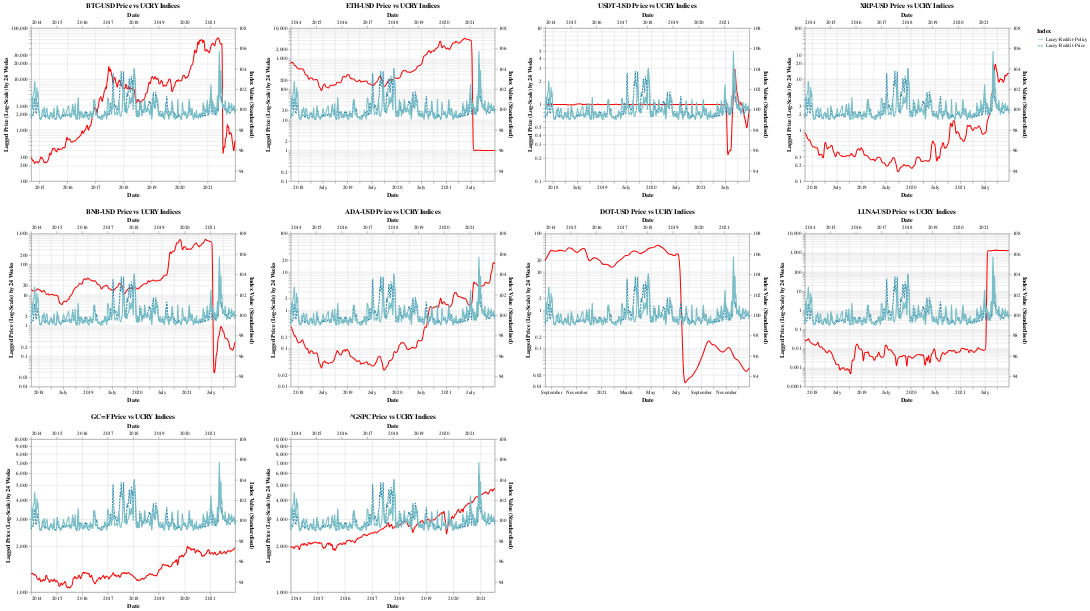

Notebook cell for this chart:
### Markdown cell above
**Price where h = 24 Weeks**

### Code cell
gen_price_vs_ucry_chart(24)

### Figure 1 — Vega-Lite specification as saved in the notebook (floating-point values rounded to 4 significant figures; data arrays with more than 128 entries replaced by an {"elided": "..."} marker saying what was removed)
{"config": {"view": {"continuousWidth": 400, "continuousHeight": 300}}, "concat": [{"layer": [{"mark": {"type": "line", "interpolate": "basis"}, "encoding": {"color": {"value": "#FF0000"}, "tooltip": [{"field": "Date", "type": "temporal"}, {"field": "Price (Lag=24)", "type": "quantitative"}, {"field": "Ticker", "type": "nominal"}], "x": {"field": "Date", "type": "temporal"}, "y": {"field": "Price (Lag=24)", "scale": {"type": "log"}, "title": "Lagged Price (Log-Scale) by 24 Weeks", "type": "quantitative"}}}, {"data": {"name": "data-44a9164c0c590ca70536089463563a8b"}, "mark": {"type": "line", "interpolate": "basis"}, "encoding": {"color": {"field": "Index", "scale": {"scheme": "lighttealblue"}, "type": "nominal"}, "strokeDash": {"field": "Index", "type": "nominal"}, "tooltip": [{"field": "Date", "type": "temporal"}, {"field": "Index Value (Standardised)", "type": "quantitative"}, {"field": "Index", "type": "nominal"}], "x": {"field": "Date", "type": "temporal"}, "y": {"field": "Index Value (Standardised)", "scale": {"domain": [93, 108]}, "type": "quantitative"}}}], "data": {"name": "data-8616342616cced80bb9d1ca2062bfeef"}, "resolve": {"scale": {"x": "independent", "y": "independent"}}, "title": "BTC-USD Price vs UCRY Indices", "transform": [{"filter": "(datum.Ticker === 'BTC-USD')"}]}, {"layer": [{"mark": {"type": "line", "interpolate": "basis"}, "encoding": {"color": {"value": "#FF0000"}, "tooltip": [{"field": "Date", "type": "temporal"}, {"field": "Price (Lag=24)", "type": "quantitative"}, {"field": "Ticker", "type": "nominal"}], "x": {"field": "Date", "type": "temporal"}, "y": {"field": "Price (Lag=24)", "scale": {"type": "log"}, "title": "Lagged Price (Log-Scale) by 24 Weeks", "type": "quantitative"}}}, {"data": {"name": "data-44a9164c0c590ca70536089463563a8b"}, "mark": {"type": "line", "interpolate": "basis"}, "encoding": {"color": {"field": "Index", "scale": {"scheme": "lighttealblue"}, "type": "nominal"}, "strokeDash": {"field": "Index", "type": "nominal"}, "tooltip": [{"field": "Date", "type": "temporal"}, {"field": "Index Value (Standardised)", "type": "quantitative"}, {"field": "Index", "type": "nominal"}], "x": {"field": "Date", "type": "temporal"}, "y": {"field": "Index Value (Standardised)", "scale": {"domain": [93, 108]}, "type": "quantitative"}}}], "data": {"name": "data-8616342616cced80bb9d1ca2062bfeef"}, "resolve": {"scale": {"x": "independent", "y": "independent"}}, "title": "ETH-USD Price vs UCRY Indices", "transform": [{"filter": "(datum.Ticker === 'ETH-USD')"}]}, {"layer": [{"mark": {"type": "line", "interpolate": "basis"}, "encoding": {"color": {"value": "#FF0000"}, "tooltip": [{"field": "Date", "type": "temporal"}, {"field": "Price (Lag=24)", "type": "quantitative"}, {"field": "Ticker", "type": "nominal"}], "x": {"field": "Date", "type": "temporal"}, "y": {"field": "Price (Lag=24)", "scale": {"type": "log"}, "title": "Lagged Price (Log-Scale) by 24 Weeks", "type": "quantitative"}}}, {"data": {"name": "data-44a9164c0c590ca70536089463563a8b"}, "mark": {"type": "line", "interpolate": "basis"}, "encoding": {"color": {"field": "Index", "scale": {"scheme": "lighttealblue"}, "type": "nominal"}, "strokeDash": {"field": "Index", "type": "nominal"}, "tooltip": [{"field": "Date", "type": "temporal"}, {"field": "Index Value (Standardised)", "type": "quantitative"}, {"field": "Index", "type": "nominal"}], "x": {"field": "Date", "type": "temporal"}, "y": {"field": "Index Value (Standardised)", "scale": {"domain": [93, 108]}, "type": "quantitative"}}}], "data": {"name": "data-8616342616cced80bb9d1ca2062bfeef"}, "resolve": {"scale": {"x": "independent", "y": "independent"}}, "title": "USDT-USD Price vs UCRY Indices", "transform": [{"filter": "(datum.Ticker === 'USDT-USD')"}]}, {"layer": [{"mark": {"type": "line", "interpolate": "basis"}, "encoding": {"color": {"value": "#FF0000"}, "tooltip": [{"field": "Date", "type": "temporal"}, {"field": "Price (Lag=24)", "type": "quantitative"}, {"field": "Ticker", "type": "nominal"}], "x": {"field": "Date", "type": "temporal"}, "y": {"field": "Price (Lag=24)", "scale": {"type": "log"}, "title": "Lagged Price (Log-Scale) by 24 Weeks", "type": "quantitative"}}}, {"data": {"name": "data-44a9164c0c590ca70536089463563a8b"}, "mark": {"type": "line", "interpolate": "basis"}, "encoding": {"color": {"field": "Index", "scale": {"scheme": "lighttealblue"}, "type": "nominal"}, "strokeDash": {"field": "Index", "type": "nominal"}, "tooltip": [{"field": "Date", "type": "temporal"}, {"field": "Index Value (Standardised)", "type": "quantitative"}, {"field": "Index", "type": "nominal"}], "x": {"field": "Date", "type": "temporal"}, "y": {"field": "Index Value (Standardised)", "scale": {"domain": [93, 108]}, "type": "quantitative"}}}], "data": {"name": "data-8616342616cced80bb9d1ca2062bfeef"}, "resolve": {"scale": {"x": "independent", "y": "independent"}}, "title": "XRP-USD Price vs UCRY Indices", "transform": [{"filter": "(datum.Ticker === 'XRP-USD')"}]}, {"layer": [{"mark": {"type": "line", "interpolate": "basis"}, "encoding": {"color": {"value": "#FF0000"}, "tooltip": [{"field": "Date", "type": "temporal"}, {"field": "Price (Lag=24)", "type": "quantitative"}, {"field": "Ticker", "type": "nominal"}], "x": {"field": "Date", "type": "temporal"}, "y": {"field": "Price (Lag=24)", "scale": {"type": "log"}, "title": "Lagged Price (Log-Scale) by 24 Weeks", "type": "quantitative"}}}, {"data": {"name": "data-44a9164c0c590ca70536089463563a8b"}, "mark": {"type": "line", "interpolate": "basis"}, "encoding": {"color": {"field": "Index", "scale": {"scheme": "lighttealblue"}, "type": "nominal"}, "strokeDash": {"field": "Index", "type": "nominal"}, "tooltip": [{"field": "Date", "type": "temporal"}, {"field": "Index Value (Standardised)", "type": "quantitative"}, {"field": "Index", "type": "nominal"}], "x": {"field": "Date", "type": "temporal"}, "y": {"field": "Index Value (Standardised)", "scale": {"domain": [93, 108]}, "type": "quantitative"}}}], "data": {"name": "data-8616342616cced80bb9d1ca2062bfeef"}, "resolve": {"scale": {"x": "independent", "y": "independent"}}, "title": "BNB-USD Price vs UCRY Indices", "transform": [{"filter": "(datum.Ticker === 'BNB-USD')"}]}, {"layer": [{"mark": {"type": "line", "interpolate": "basis"}, "encoding": {"color": {"value": "#FF0000"}, "tooltip": [{"field": "Date", "type": "temporal"}, {"field": "Price (Lag=24)", "type": "quantitative"}, {"field": "Ticker", "type": "nominal"}], "x": {"field": "Date", "type": "temporal"}, "y": {"field": "Price (Lag=24)", "scale": {"type": "log"}, "title": "Lagged Price (Log-Scale) by 24 Weeks", "type": "quantitative"}}}, {"data": {"name": "data-44a9164c0c590ca70536089463563a8b"}, "mark": {"type": "line", "interpolate": "basis"}, "encoding": {"color": {"field": "Index", "scale": {"scheme": "lighttealblue"}, "type": "nominal"}, "strokeDash": {"field": "Index", "type": "nominal"}, "tooltip": [{"field": "Date", "type": "temporal"}, {"field": "Index Value (Standardised)", "type": "quantitative"}, {"field": "Index", "type": "nominal"}], "x": {"field": "Date", "type": "temporal"}, "y": {"field": "Index Value (Standardised)", "scale": {"domain": [93, 108]}, "type": "quantitative"}}}], "data": {"name": "data-8616342616cced80bb9d1ca2062bfeef"}, "resolve": {"scale": {"x": "independent", "y": "independent"}}, "title": "ADA-USD Price vs UCRY Indices", "transform": [{"filter": "(datum.Ticker === 'ADA-USD')"}]}, {"layer": [{"mark": {"type": "line", "interpolate": "basis"}, "encoding": {"color": {"value": "#FF0000"}, "tooltip": [{"field": "Date", "type": "temporal"}, {"field": "Price (Lag=24)", "type": "quantitative"}, {"field": "Ticker", "type": "nominal"}], "x": {"field": "Date", "type": "temporal"}, "y": {"field": "Price (Lag=24)", "scale": {"type": "log"}, "title": "Lagged Price (Log-Scale) by 24 Weeks", "type": "quantitative"}}}, {"data": {"name": "data-44a9164c0c590ca70536089463563a8b"}, "mark": {"type": "line", "interpolate": "basis"}, "encoding": {"color": {"field": "Index", "scale": {"scheme": "lighttealblue"}, "type": "nominal"}, "strokeDash": {"field": "Index", "type": "nominal"}, "tooltip": [{"field": "Date", "type": "temporal"}, {"field": "Index Value (Standardised)", "type": "quantitative"}, {"field": "Index", "type": "nominal"}], "x": {"field": "Date", "type": "temporal"}, "y": {"field": "Index Value (Standardised)", "scale": {"domain": [93, 108]}, "type": "quantitative"}}}], "data": {"name": "data-8616342616cced80bb9d1ca2062bfeef"}, "resolve": {"scale": {"x": "independent", "y": "independent"}}, "title": "DOT-USD Price vs UCRY Indices", "transform": [{"filter": "(datum.Ticker === 'DOT-USD')"}]}, {"layer": [{"mark": {"type": "line", "interpolate": "basis"}, "encoding": {"color": {"value": "#FF0000"}, "tooltip": [{"field": "Date", "type": "temporal"}, {"field": "Price (Lag=24)", "type": "quantitative"}, {"field": "Ticker", "type": "nominal"}], "x": {"field": "Date", "type": "temporal"}, "y": {"field": "Price (Lag=24)", "scale": {"type": "log"}, "title": "Lagged Price (Log-Scale) by 24 Weeks", "type": "quantitative"}}}, {"data": {"name": "data-44a9164c0c590ca70536089463563a8b"}, "mark": {"type": "line", "interpolate": "basis"}, "encoding": {"color": {"field": "Index", "scale": {"scheme": "lighttealblue"}, "type": "nominal"}, "strokeDash": {"field": "Index", "type": "nominal"}, "tooltip": [{"field": "Date", "type": "temporal"}, {"field": "Index Value (Standardised)", "type": "quantitative"}, {"field": "Index", "type": "nominal"}], "x": {"field": "Date", "type": "temporal"}, "y": {"field": "Index Value (Standardised)", "scale": {"domain": [93, 108]}, "type": "quantitative"}}}], "data": {"name": "data-8616342616cced80bb9d1ca2062bfeef"}, "resolve": {"scale": {"x": "independent", "y": "independent"}}, "title": "LUNA-USD Price vs UCRY Indices", "transform": [{"filter": "(datum.Ticker === 'LUNA-USD')"}]}, {"layer": [{"mark": {"type": "line", "interpolate": "basis"}, "encoding": {"color": {"value": "#FF0000"}, "tooltip": [{"field": "Date", "type": "temporal"}, {"field": "Price (Lag=24)", "type": "quantitative"}, {"field": "Ticker", "type": "nominal"}], "x": {"field": "Date", "type": "temporal"}, "y": {"field": "Price (Lag=24)", "scale": {"type": "log"}, "title": "Lagged Price (Log-Scale) by 24 Weeks", "type": "quantitative"}}}, {"data": {"name": "data-44a9164c0c590ca70536089463563a8b"}, "mark": {"type": "line", "interpolate": "basis"}, "encoding": {"color": {"field": "Index", "scale": {"scheme": "lighttealblue"}, "type": "nominal"}, "strokeDash": {"field": "Index", "type": "nominal"}, "tooltip": [{"field": "Date", "type": "temporal"}, {"field": "Index Value (Standardised)", "type": "quantitative"}, {"field": "Index", "type": "nominal"}], "x": {"field": "Date", "type": "temporal"}, "y": {"field": "Index Value (Standardised)", "scale": {"domain": [93, 108]}, "type": "quantitative"}}}], "data": {"name": "data-8616342616cced80bb9d1ca2062bfeef"}, "resolve": {"scale": {"x": "independent", "y": "independent"}}, "title": "GC=F Price vs UCRY Indices", "transform": [{"filter": "(datum.Ticker === 'GC=F')"}]}, {"layer": [{"mark": {"type": "line", "interpolate": "basis"}, "encoding": {"color": {"value": "#FF0000"}, "tooltip": [{"field": "Date", "type": "temporal"}, {"field": "Price (Lag=24)", "type": "quantitative"}, {"field": "Ticker", "type": "nominal"}], "x": {"field": "Date", "type": "temporal"}, "y": {"field": "Price (Lag=24)", "scale": {"type": "log"}, "title": "Lagged Price (Log-Scale) by 24 Weeks", "type": "quantitative"}}}, {"data": {"name": "data-44a9164c0c590ca70536089463563a8b"}, "mark": {"type": "line", "interpolate": "basis"}, "encoding": {"color": {"field": "Index", "scale": {"scheme": "lighttealblue"}, "type": "nominal"}, "strokeDash": {"field": "Index", "type": "nominal"}, "tooltip": [{"field": "Date", "type": "temporal"}, {"field": "Index Value (Standardised)", "type": "quantitative"}, {"field": "Index", "type": "nominal"}], "x": {"field": "Date", "type": "temporal"}, "y": {"field": "Index Value (Standardised)", "scale": {"domain": [93, 108]}, "type": "quantitative"}}}], "data": {"name": "data-8616342616cced80bb9d1ca2062bfeef"}, "resolve": {"scale": {"x": "independent", "y": "independent"}}, "title": "^GSPC Price vs UCRY Indices", "transform": [{"filter": "(datum.Ticker === '^GSPC')"}]}], "columns": 4, "$schema": "https://vega.github.io/schema/vega-lite/v4.17.0.json", "datasets": {"data-8616342616cced80bb9d1ca2062bfeef": {"elided": "2567 records"}, "data-44a9164c0c590ca70536089463563a8b": {"elided": "836 records"}}}
